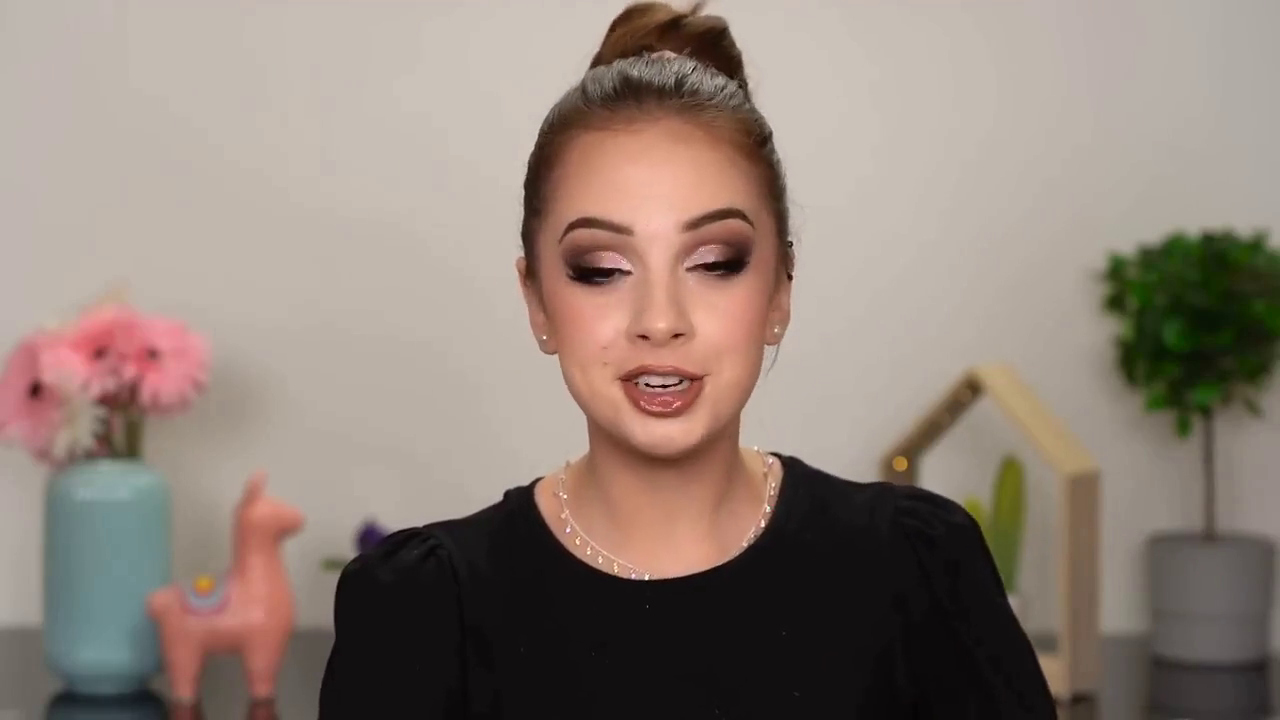
#> input picture dataset/girl21/ori_imgs/0031.png, 1280 x 720 px, found by its file name; its folder holds 4 pictures in this run
$ python resize.py
#> lines starting #> are read from the running program, lines starting #| are printed output that depends on the picture
import os
import cv2

targets = ["/data/hanxinyang/MuNeRF_latest/experiments/3d_consistency/dataset/girl7_makeup_512/ori_imgs","/data/hanxinyang/MuNeRF_latest/experiments/3d_consistency/dataset/girl7_nerface_512/ori_imgs"]

for target in targets:
    things = os.listdir(target)
    for thing in things:
        if thing.endswith("lms"):
            continue
        else:
            img_path = os.path.join(target, thing)
            img = cv2.imread(img_path)
#> img is the input picture: shape (720, 1280, 3); mean B, G, R 120, 129.3, 143.8

            img = cv2.resize(img,(512,512))
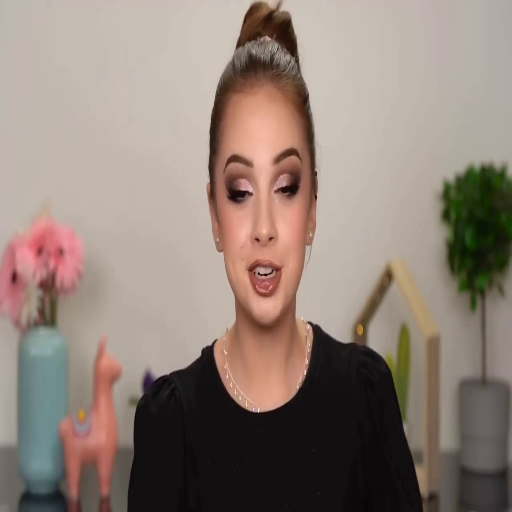
#> img: shape (512, 512, 3); mean B, G, R 119.9, 129.2, 143.8
            cv2.imwrite(img_path, img)
